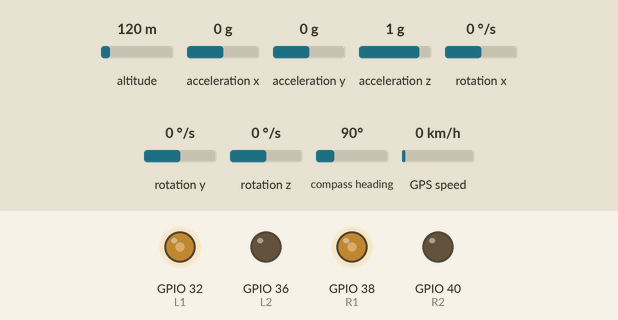
Simulated run of this program. Board: Raspberry Pi (BCM pin numbers). Parts: output pins drawn as LEDs (lit = HIGH). Dashed ring = blinking. Inputs (shaded band) come from the test bench; at power-on: GPS speed 0 km/h, compass heading 90°, altitude 120 m, acceleration x 0 g, acceleration y 0 g, acceleration z 1 g, rotation x 0 °/s, rotation y 0 °/s, rotation z 0 °/s. The clock reads 2024-03-15 10:24:30 at power-on unless the program sets it; files the program writes start out absent; the GPS gets a fix after 3 s at 37.7749, -122.4194 with 8 satellites; camera commands give no picture and take their timeout (5 s if none is given; 1 s for webcam tools); threads take turns every 2 ms; what the program prints to the terminal is not drawn.

Above: at 1.2 s.
1.3 s: GPS speed set to 2 km/h
At 3.18 s:
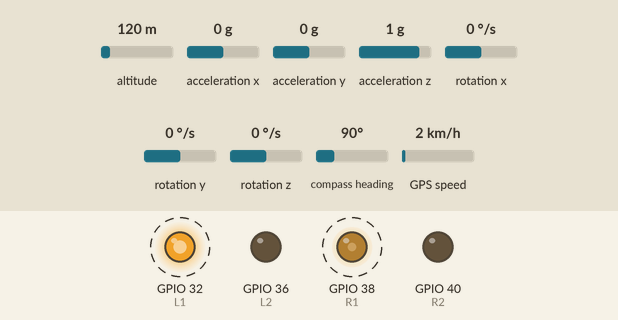
5.7 s: compass heading set to 7°
10.1 s: compass heading set to 90°
At 10.1 s:
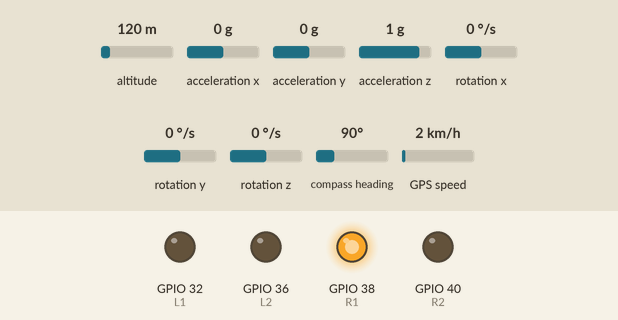
Timing chart, 0 to 19.6 s (numbered marks = the images above; inputs shaded):
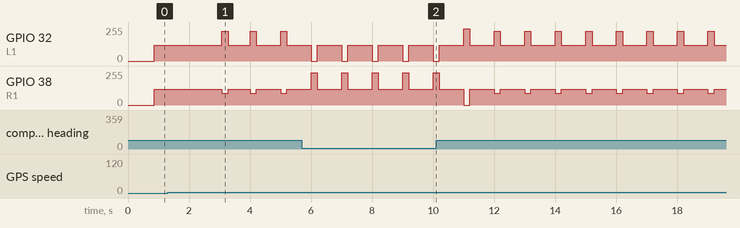

The program:

BoatRobot.py
```python
#!/usr/bin/env python3
import math, time, csv, sys, os, collections, subprocess, threading, queue, shutil, argparse
from datetime import datetime

DRY_RUN = False  # True → no GPIO/serial/camera, prints actions

# -------------------- USER SETTINGS --------------------
WAYPOINTS = [
    # (lat, lon) x12
    (41.864662, -87.953105),
    (41.864665, -87.952775),
    (41.864716, -87.952527),
    (41.864882, -87.952463),
    (41.865017, -87.95251),
    (41.865161, -87.952597),
    (41.865251, -87.952823),
    (41.865196, -87.953072),
    (41.865066, -87.95305),
    (41.864938, -87.953063),
    (41.864826, -87.953107),
]
WAYPOINT_RADIUS_M = 6.0
SLOWDOWN_RADIUS_M = 20.0
BASE_THR = 0.55

# PID for heading control
PID_KP = 0.018
PID_KI = 0.000
PID_KD = 0.08
PID_I_CLAMP = 0.6

# Motor behavior
MIN_PWM = 0.20    # overcome deadband
MAX_PWM = 0.95
REVERSE_ALLOWED = False  # set True if you want reverse maneuvers
PWM_HZ = 1000     # DRV8833 is quiet > ~20 kHz, but software PWM is happier ~1 kHz

# DRV8833 pins (BCM numbering): AIN1/AIN2 for LEFT, BIN1/BIN2 for RIGHT
LEFT_IN1  = 32
LEFT_IN2  = 36
RIGHT_IN1 = 38
RIGHT_IN2 = 40

# GPS: now on /dev/ttyS0 per your hardware
GPS_PORT = "/dev/ttyS0"
GPS_BAUD = 9600
GPS_TIMEOUT_S = 0.8

# IMU (MPU6050 on I2C)
IMU_ADDR = 0x68
IMU_RATE_HZ = 25  # log rate

# Storage
ROOT_PATH = os.path.expanduser("~/BoatFlight")
VIDEO_PATH = os.path.join(ROOT_PATH, "video")
LOG_PATH   = os.path.join(ROOT_PATH, "logs")

# Video defaults (CLI-overridable)
DEFAULT_SEGMENT_SEC = 120
DEFAULT_RES = "1920x1080"
DEFAULT_FPS = 30
# -------------------- END USER SETTINGS ----------------

# ---------- Optional GPIO/Serial/I2C imports ----------
GPIO = None
serial = None
pynmea2 = None
smbus2 = None

if not DRY_RUN:
    try:
        import RPi.GPIO as GPIO
    except Exception as e:
        print(f"[WARN] RPi.GPIO not available ({e}); forcing DRY_RUN")
        DRY_RUN = True

try:
    import serial, pynmea2
except Exception as e:
    print(f"[WARN] serial/pynmea2 not available ({e}); GPS will be mocked in DRY_RUN.")

try:
    from smbus2 import SMBus
    smbus2 = SMBus
except Exception as e:
    print(f"[WARN] smbus2 not available ({e}); IMU disabled if not installed).")

# ---------- Geo helpers ----------
def haversine_m(lat1, lon1, lat2, lon2):
    R = 6371000.0
    p1 = math.radians(lat1); p2 = math.radians(lat2)
    dphi = math.radians(lat2 - lat1)
    dlmb = math.radians(lon2 - lon1)
    a = math.sin(dphi/2)**2 + math.cos(p1)*math.cos(p2)*math.sin(dlmb/2)**2
    return 2*R*math.asin(math.sqrt(a))

def bearing_deg(lat1, lon1, lat2, lon2):
    p1 = math.radians(lat1); p2 = math.radians(lat2)
    dlmb = math.radians(lon2 - lon1)
    y = math.sin(dlmb) * math.cos(p2)
    x = math.cos(p1)*math.sin(p2) - math.sin(p1)*math.cos(p2)*math.cos(dlmb)
    return (math.degrees(math.atan2(y, x)) + 360.0) % 360.0

def ang_diff_deg(target, current):
    return (target - current + 180.0) % 360.0 - 180.0

def clamp(v, lo, hi): return max(lo, min(hi, v))

# ---------- PID ----------
class PID:
    def __init__(self, kp, ki, kd, i_clamp):
        self.kp, self.ki, self.kd = kp, ki, kd
        self.i, self.prev_e, self.prev_t = 0.0, None, None
        self.i_clamp = i_clamp
    def reset(self): self.i = 0.0; self.prev_e = None; self.prev_t = None
    def step(self, e, t):
        if self.prev_t is None:
            self.prev_t, self.prev_e = t, e
            d = 0.0; dt = 0.0
        else:
            dt = max(1e-3, t - self.prev_t)
            d = (e - self.prev_e) / dt
            self.prev_t, self.prev_e = t, e
        self.i = clamp(self.i + e*dt, -self.i_clamp, self.i_clamp)
        return self.kp*e + self.ki*self.i + self.kd*d

# ---------- Motor driver (DRV8833) ----------
class MotorDriverDRV8833:
    def __init__(self):
        self.enabled = False
        if DRY_RUN or GPIO is None:
            return
        GPIO.setmode(GPIO.BCM)
        for pin in [LEFT_IN1, LEFT_IN2, RIGHT_IN1, RIGHT_IN2]:
            GPIO.setup(pin, GPIO.OUT)
        # Software PWM on 4 pins
        self.pwm = {
            "L1": GPIO.PWM(LEFT_IN1, PWM_HZ),
            "L2": GPIO.PWM(LEFT_IN2, PWM_HZ),
            "R1": GPIO.PWM(RIGHT_IN1, PWM_HZ),
            "R2": GPIO.PWM(RIGHT_IN2, PWM_HZ),
        }
        for p in self.pwm.values(): p.start(0)
        self.enabled = True

    def _duty(self, x01):
        # map 0..1 to (% duty), enforcing deadband and cap
        if x01 <= 0: return 0.0
        return 100.0 * clamp(MIN_PWM + x01*(MAX_PWM - MIN_PWM), 0.0, 1.0)

    def set_signed(self, left_11, right_11):
        """
        left_11/right_11 in [-1..1], sign = direction.
        If REVERSE_ALLOWED=False, negatives become 0 (coast).
        """
        l = clamp(left_11, -1.0, 1.0)
        r = clamp(right_11, -1.0, 1.0)
        if not REVERSE_ALLOWED:
            l = max(0.0, l)
            r = max(0.0, r)

        if DRY_RUN or not self.enabled:
            print(f"[MOTORS] L={l:+.2f} R={r:+.2f}")
            return

        # LEFT: forward => L1 duty, L2 0 ; reverse => L1 0, L2 duty
        if l >= 0:
            self.pwm["L1"].ChangeDutyCycle(self._duty(l))
            self.pwm["L2"].ChangeDutyCycle(0)
        else:
            self.pwm["L1"].ChangeDutyCycle(0)
            self.pwm["L2"].ChangeDutyCycle(self._duty(-l))

        # RIGHT: forward => R1 duty, R2 0 ; reverse => R1 0, R2 duty
        if r >= 0:
            self.pwm["R1"].ChangeDutyCycle(self._duty(r))
            self.pwm["R2"].ChangeDutyCycle(0)
        else:
            self.pwm["R1"].ChangeDutyCycle(0)
            self.pwm["R2"].ChangeDutyCycle(self._duty(-r))

    def stop(self):
        if DRY_RUN or not self.enabled:
            print("[MOTORS] STOP")
            return
        for p in self.pwm.values(): p.ChangeDutyCycle(0)
        GPIO.cleanup()

# ---------- GPS ----------
class GPSReader:
    def __init__(self, port=GPS_PORT, baud=GPS_BAUD, timeout=GPS_TIMEOUT_S):
        self.port, self.baud, self.timeout = port, baud, timeout
        self.ser = None
        self.last_fix = None
        if DRY_RUN: return
        try:
            self.ser = serial.Serial(self.port, self.baud, timeout=self.timeout)
        except Exception as e:
            print(f"[ERROR] Opening GPS serial ({self.port}): {e}")
            raise

    def read_fix(self):
        if DRY_RUN or self.ser is None:
            lat, lon = WAYPOINTS[0]
            t = time.time()
            self.last_fix = (lat, lon, None, None, t)
            return self.last_fix

        deadline = time.time() + self.timeout
        lat = lon = cog = sog = None
        t = time.time()
        while time.time() < deadline:
            try:
                line = self.ser.readline().decode(errors="ignore").strip()
                if not line or not line.startswith("$"): continue
                msg = pynmea2.parse(line)
                if msg.sentence_type == "RMC" and msg.status == "A":
                    lat = msg.latitude; lon = msg.longitude
                    cog = float(msg.true_course) if msg.true_course else None
                    sog = float(msg.spd_over_grnd)*0.514444 if msg.spd_over_grnd else None
                elif msg.sentence_type == "GGA":
                    lat = msg.latitude or lat
                    lon = msg.longitude or lon
            except Exception:
                continue
            if lat is not None and lon is not None:
                self.last_fix = (lat, lon, cog, sog, t)
                return self.last_fix
        return self.last_fix

# ---------- IMU (MPU6050) ----------
class MPU6050:
    PWR_MGMT_1 = 0x6B
    ACCEL_XOUT_H = 0x3B
    GYRO_XOUT_H  = 0x43
    ACCEL_SCALE = 16384.0  # LSB/g @ ±2g
    GYRO_SCALE  = 131.0    # LSB/(°/s) @ ±250 dps

    def __init__(self, bus_num=1, addr=IMU_ADDR):
        self.addr = addr
        self.bus = None
        self.enabled = False
        if DRY_RUN or smbus2 is None:
            return
        try:
            self.bus = smbus2(bus_num)
            self.bus.write_byte_data(self.addr, self.PWR_MGMT_1, 0x00)  # wake
            time.sleep(0.05)
            self.enabled = True
        except Exception as e:
            print(f"[WARN] MPU6050 init failed: {e}")

    def _read_word(self, reg):
        hi = self.bus.read_byte_data(self.addr, reg)
        lo = self.bus.read_byte_data(self.addr, reg+1)
        val = (hi << 8) | lo
        if val >= 0x8000: val = -((65535 - val) + 1)
        return val

    def read(self):
        if DRY_RUN or not self.enabled:
            return {"t": time.time(), "ax": 0.0, "ay": 0.0, "az": 1.0, "gx": 0.0, "gy": 0.0, "gz": 0.0}
        try:
            ax = self._read_word(self.ACCEL_XOUT_H) / self.ACCEL_SCALE
            ay = self._read_word(self.ACCEL_XOUT_H+2) / self.ACCEL_SCALE
            az = self._read_word(self.ACCEL_XOUT_H+4) / self.ACCEL_SCALE
            gx = self._read_word(self.GYRO_XOUT_H)  / self.GYRO_SCALE
            gy = self._read_word(self.GYRO_XOUT_H+2)/ self.GYRO_SCALE
            gz = self._read_word(self.GYRO_XOUT_H+4)/ self.GYRO_SCALE
            return {"t": time.time(), "ax": ax, "ay": ay, "az": az, "gx": gx, "gy": gy, "gz": gz}
        except Exception as e:
            print(f"[WARN] IMU read failed: {e}")
            return None

# ---------- Video Recorder ----------
class VideoRecorder:
    def __init__(self, out_dir, segment_sec=DEFAULT_SEGMENT_SEC, res=DEFAULT_RES, fps=DEFAULT_FPS, bitrate="10M"):
        self.out_dir = out_dir
        self.segment_sec = segment_sec
        self.res = res
        self.fps = fps
        self.bitrate = bitrate
        os.makedirs(self.out_dir, exist_ok=True)
        self.stop_evt = threading.Event()
        self.thread = None
        self.conv_q = queue.Queue()
        self.conv_thread = threading.Thread(target=self._converter_worker, daemon=True)

    def start(self, loop=True):
        self.stop_evt.clear()
        self.thread = threading.Thread(target=self._run, args=(loop,), daemon=True)
        self.thread.start()
        self.conv_thread.start()

    def stop(self):
        self.stop_evt.set()
        if self.thread: self.thread.join()
        self.conv_q.put(None)  # sentinel
        self.conv_thread.join()

    def _run(self, loop):
        while not self.stop_evt.is_set():
            ts = datetime.now().strftime("%Y%m%d_%H%M%S")
            h264 = os.path.join(self.out_dir, f"FlightVideo_{ts}.h264")
            cmd = [
                "rpicam-vid",
                "-t", str(int(self.segment_sec*1000)),
                "-o", h264,
                "--inline",
                "--framerate", str(self.fps),
                "--width", self.res.split("x")[0],
                "--height", self.res.split("x")[1],
                "--bitrate", self.bitrate,
            ]
            print(f"[VIDEO] Recording segment → {os.path.basename(h264)}")
            if DRY_RUN:
                time.sleep(self.segment_sec)
            else:
                try:
                    subprocess.run(cmd, check=False)
                except FileNotFoundError:
                    print("[ERROR] rpicam-vid not found. Install it or set DRY_RUN=True.")
                    break

            self.conv_q.put(h264)
            if not loop: break

    def _converter_worker(self):
        mp4box = shutil.which("MP4Box")
        ffmpeg = shutil.which("ffmpeg")
        while True:
            h264 = self.conv_q.get()
            if h264 is None:
                return
            mp4 = h264.replace(".h264", ".mp4")
            if DRY_RUN:
                print(f"[VIDEO] (DRY) Convert {os.path.basename(h264)} → {os.path.basename(mp4)}")
                continue
            try:
                if mp4box:
                    subprocess.run([mp4box, "-add", h264, mp4], check=True)
                    os.remove(h264)
                elif ffmpeg:
                    # Stream-copy if possible
                    subprocess.run(["ffmpeg", "-y", "-i", h264, "-c", "copy", mp4], check=True)
                    os.remove(h264)
                else:
                    print("[VIDEO] No MP4Box/ffmpeg; keeping .h264.")
            except Exception as e:
                print(f"[VIDEO] Conversion failed: {e}")

# ---------- Navigation helpers ----------
def mix_forward_steer(forward_thr_01, steer_pm1):
    """
    Returns left/right in [-1..1] (signed speed). Forward throttle 0..1, steer -1..1.
    """
    left = clamp(forward_thr_01 - steer_pm1, -1.0, 1.0)
    right = clamp(forward_thr_01 + steer_pm1, -1.0, 1.0)
    return left, right

# ---------- Main loop ----------
def run(segment_sec, res, fps, bitrate, loop_segments):
    os.makedirs(LOG_PATH, exist_ok=True)
    os.makedirs(VIDEO_PATH, exist_ok=True)
    nav_log = os.path.join(LOG_PATH, f"nav_{datetime.now().strftime('%Y%m%d_%H%M%S')}.csv")
    imu_log = os.path.join(LOG_PATH, f"imu_{datetime.now().strftime('%Y%m%d_%H%M%S')}.csv")

    nav_f = open(nav_log, "w", newline="")
    nav_w = csv.writer(nav_f)
    nav_w.writerow([
        "t_iso","wp_idx","lat","lon","cog_deg","sog_mps",
        "wp_lat","wp_lon","dist_m","brg_deg","hdg_deg","hdg_err_deg",
        "thr_cmd","steer_cmd","cmd_left","cmd_right"
    ])

    imu_f = open(imu_log, "w", newline="")
    imu_w = csv.writer(imu_f)
    imu_w.writerow(["t_iso","ax_g","ay_g","az_g","gx_dps","gy_dps","gz_dps"])

    gps = GPSReader()
    motors = MotorDriverDRV8833()
    pid = PID(PID_KP, PID_KI, PID_KD, PID_I_CLAMP)
    imu = MPU6050()
    video = VideoRecorder(VIDEO_PATH, segment_sec=segment_sec, res=res, fps=fps, bitrate=bitrate)

    imu_dt = 1.0 / IMU_RATE_HZ
    next_imu_t = time.time()

    wp_idx = 0
    prev_positions = collections.deque(maxlen=6)
    last_progress_time = time.time()
    last_dist = None

    # Start video
    video.start(loop=loop_segments)

    try:
        while wp_idx < len(WAYPOINTS):
            # --- GPS/Nav update ---
            lat = lon = cog_deg = sog_mps = None
            fix = gps.read_fix()
            if fix:
                lat, lon, cog_deg, sog_mps, t = fix
            else:
                t = time.time()

            wp_lat, wp_lon = WAYPOINTS[wp_idx]
            dist_m = haversine_m(lat, lon, wp_lat, wp_lon) if (lat and lon) else float("nan")
            brg_deg = bearing_deg(lat, lon, wp_lat, wp_lon) if (lat and lon) else float("nan")

            # Determine current heading
            hdg_deg = None
            if cog_deg is not None and (sog_mps or 0) > 0.2:
                hdg_deg = cog_deg % 360.0
            else:
                prev_positions.append((t, lat, lon))
                if len(prev_positions) >= 2:
                    _, lat0, lon0 = prev_positions[0]
                    _, lat1, lon1 = prev_positions[-1]
                    if (lat0 is not None and lon0 is not None and
                        lat1 is not None and lon1 is not None and
                        haversine_m(lat0, lon0, lat1, lon1) > 0.6):
                        hdg_deg = bearing_deg(lat0, lon0, lat1, lon1)

            # Control
            if hdg_deg is None or math.isnan(dist_m):
                thr_cmd = 0.35
                steer_cmd = 0.0
            else:
                err = ang_diff_deg(brg_deg, hdg_deg)
                steer_raw = pid.step(err, t)
                steer_cmd = clamp(steer_raw, -1.0, 1.0)

                thr_cmd = BASE_THR
                if dist_m < SLOWDOWN_RADIUS_M:
                    min_thr = 0.28
                    alpha = clamp(dist_m / SLOWDOWN_RADIUS_M, 0.0, 1.0)
                    thr_cmd = min_thr + alpha*(BASE_THR - min_thr)

            # Waypoint arrival
            if dist_m <= WAYPOINT_RADIUS_M:
                motors.set_signed(0, 0)
                pid.reset()
                print(f"[WP] Reached waypoint {wp_idx+1}/{len(WAYPOINTS)} at {dist_m:.1f} m")
                time.sleep(1.0)
                wp_idx += 1
                last_progress_time = time.time()
                last_dist = None
                continue

            # Watchdog for progress (optional)
            if last_dist is None or (not math.isnan(dist_m) and dist_m < last_dist - 1.0):
                last_progress_time = time.time()
                last_dist = dist_m
            elif time.time() - last_progress_time > 90:
                print("[WARN] No progress toward waypoint for 90s")

            # Mix + send to motors (signed)
            left_11, right_11 = mix_forward_steer(thr_cmd, steer_cmd)
            motors.set_signed(left_11, right_11)

            # Log nav
            nav_w.writerow([
                datetime.utcnow().isoformat(),
                wp_idx,
                f"{(lat if lat is not None else float('nan')):.7f}",
                f"{(lon if lon is not None else float('nan')):.7f}",
                f"{(cog_deg if cog_deg is not None else float('nan')):.2f}",
                f"{(sog_mps if sog_mps is not None else float('nan')):.2f}",
                f"{wp_lat:.7f}", f"{wp_lon:.7f}",
                f"{(dist_m if not math.isnan(dist_m) else float('nan')):.2f}",
                f"{(brg_deg if brg_deg is not None else float('nan')):.2f}",
                f"{(hdg_deg if hdg_deg is not None else float('nan')):.2f}",
                f"{(ang_diff_deg(brg_deg, hdg_deg) if hdg_deg is not None and brg_deg is not None else float('nan')):.2f}",
                f"{thr_cmd:.2f}", f"{steer_cmd:.2f}",
                f"{left_11:.2f}", f"{right_11:.2f}",
            ])

            # --- IMU logging at fixed rate ---
            now = time.time()
            if now >= next_imu_t:
                next_imu_t += imu_dt
                imu_data = imu.read()
                if imu_data is not None:
                    imu_w.writerow([
                        datetime.utcnow().isoformat(),
                        f"{imu_data['ax']:.5f}", f"{imu_data['ay']:.5f}", f"{imu_data['az']:.5f}",
                        f"{imu_data['gx']:.5f}", f"{imu_data['gy']:.5f}", f"{imu_data['gz']:.5f}",
                    ])

            time.sleep(0.2)

        print("[DONE] All waypoints reached.")
        motors.stop()
    except KeyboardInterrupt:
        print("\n[ABORT] Ctrl-C received; stopping motors.")
        motors.stop()
    except Exception as e:
        print(f"[ERROR] {e}")
        motors.stop()
    finally:
        video.stop()
        nav_f.close()
        imu_f.close()

def parse_args():
    ap = argparse.ArgumentParser(description="Boat nav + IMU + video (DRV8833 + /dev/ttyS0 GPS)")
    ap.add_argument("--segment", type=int, default=DEFAULT_SEGMENT_SEC, help="video segment length (s)")
    ap.add_argument("--res", type=str, default=DEFAULT_RES, help="video resolution WxH")
    ap.add_argument("--fps", type=int, default=DEFAULT_FPS, help="video FPS")
    ap.add_argument("--bitrate", type=str, default="10M", help="video bitrate (e.g. 10M)")
    ap.add_argument("--one-shot", action="store_true", help="record a single segment instead of looping")
    return ap.parse_args()

if __name__ == "__main__":
    args = parse_args()
    run(
        segment_sec=args.segment,
        res=args.res,
        fps=args.fps,
        bitrate=args.bitrate,
        loop_segments=not args.one_shot
    )
```

Measured:
- the behaviour switches between 0 and 1 km/h on GPS speed (found by bisection; images 0 and 1)
- after the input at 1.3 s, GPIO 32 (L1): alternates 224/255 for 0.21 s and 118/255 for 0.76 s, starting after 1.8 s; GPIO 38 (R1): alternates 118/255 for 0.76 s and 88/255 for 0.21 s, starting after 1.8 s
